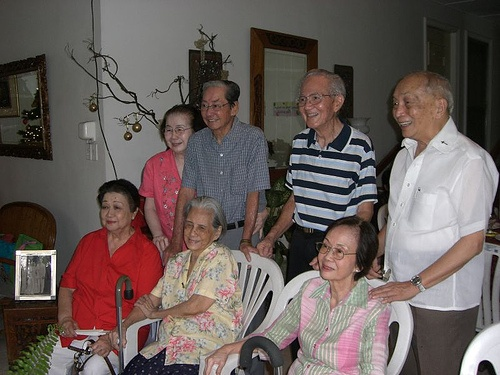
#> input picture dlib-19.6/examples/faces/2007_007763.jpg, 500 x 375 px
$ python -i gesture_tracker.py   (imports and definitions only)
#> lines starting #> are read from the running program, lines starting #| are printed output that depends on the picture
# import necessary packages
import cv2
import numpy as np
import mediapipe as mp
import os
import platform
from tkinter import filedialog as fd
import tkinter as tk
import time
import math
import matplotlib.cm
import mediapipe.python.solutions.face_mesh_connections as mp_eyes
import matplotlib.pyplot as plt
# from realtime_usage import realtime_usage
# initialize mediapipe
class gesture_tracker:
    def __init__(self, eye : bool = True, face : bool = True, hand : bool = True, pose : bool = True, eye_confidence : float = 0.7, face_confidence : float = 0.7, hand_confidence : float = 0.7, pose_confidence : float  = 0.7, number_of_hands : int = 2):
        self.fourcc = cv2.VideoWriter_fourcc(*'mp4v')
        self.optimal_y = 80

        self.eye = eye
        self.hand = hand
        self.face = face
        self.pose = pose
        self.eye = eye
        self.eye_confidence = self.eye
        self.face_confidence = face_confidence
        self.hand_confidence = hand_confidence
        self.pose_confidence = pose_confidence
        self.hand_quantity = number_of_hands
        self.mediapipe_drawing = mp.solutions.drawing_utils
        self.mediapipe_drawing_styles = mp.solutions.drawing_styles

        self.super_resolution2 = cv2.dnn_superres.DnnSuperResImpl_create()
        self.super_resolution3 = cv2.dnn_superres.DnnSuperResImpl_create()
        self.super_resolution4 = cv2.dnn_superres.DnnSuperResImpl_create()

        self.super_resolution2.readModel("model/upscaling/ESPCN_x2.pb")
        self.super_resolution2.setModel("espcn",2)

        self.super_resolution3.readModel("model/upscaling/ESPCN_x3.pb")
        self.super_resolution3.setModel("espcn",3)

        self.super_resolution4.readModel("model/upscaling/ESPCN_x3.pb")
        self.super_resolution4.setModel("espcn",4)
        if hand and pose and face:
            self.holistic_solution= mp.solutions.holistic
            self.holistic_model = self.holistic_solution.Holistic(static_image_mode=False,model_complexity=2,
                                                                    enable_segmentation=True,
                                                                    refine_face_landmarks=True,
                                                                    min_tracking_confidence=max(hand_confidence,face_confidence, pose_confidence),
                                                                    min_detection_confidence=max(hand_confidence,face_confidence, pose_confidence))
        else:
            if hand:#intialize the hand gesture tracker
                self.hand_solution = mp.solutions.hands
                self.hand_model = mp.solutions.hands.Hands(static_image_mode = False,
                                                            max_num_hands = self.hand_quantity,
                                                            min_detection_confidence = hand_confidence,
                                                            min_tracking_confidence = hand_confidence)
            if pose:
                self.pose_solution = mp.solutions.pose
                self.pose_model = self.pose_solution.Pose(static_image_mode = False,
                                                        model_complexity = 2,
                                                        enable_segmentation = True,
                                                        min_detection_confidence = pose_confidence,
                                                        min_tracking_confidence = pose_confidence)
            if face:
                self.face_solution = mp.solutions.face_mesh
                self.face_model = mp.solutions.face_mesh.FaceMesh(static_image_mode=False,
                                                                    max_num_faces=1,
                                                                    refine_landmarks=True,
                                                                    min_detection_confidence = face_confidence,
                                                                    min_tracking_confidence = face_confidence) #static_image_mode might need to change


    # [141 lines left out: functions camera_selector, file_selector, _normalized_to_pixel_coordinates, draw_points, eyes, not called in this run]
        # [18 lines of commented-out code are left out]
    def draw_holistic(self, frame, results):
        if results.face_landmarks is not None:
            self.eyes(frame, results.face_landmarks)

    # [134 lines left out: functions draw_pose, draw_face, draw_hand, per_frame_analysis, realtime_analysis, not called in this run]


    def frame_by_frame_check(self, frame,landmarks, bool):
        return frame


    # [51 lines left out: functions video_analysis, extract_landmarks, not called in this run]
# [1 line that did not run here, left out]
# [1 line not run here, left out]

>>> import cv2
>>> picture = cv2.imread('../dlib-19.6/examples/faces/2007_007763.jpg', cv2.IMREAD_GRAYSCALE)
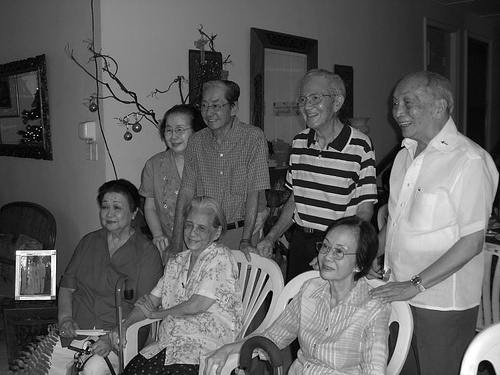
#> picture: shape (375, 500); min 0, max 255, mean 96.2
>>> result = gesture_tracker().per_frame_analysis(picture)
#> (the run stopped early here; a loop or call above may not have finished)

$ run again, on dlib-19.6/examples/faces/2008_001009.jpg
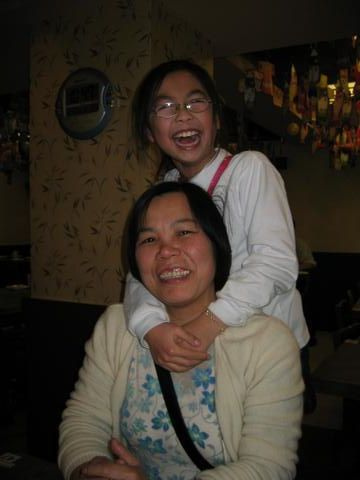
#> input picture dlib-19.6/examples/faces/2008_001009.jpg, 360 x 480 px
#> `picture = cv2.imread('../dlib-19.6/examples/faces/2007_007763.jpg', cv..`:
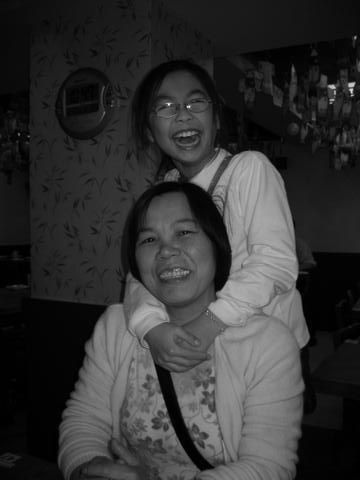
#> picture: shape (480, 360); min 0, max 249, mean 51.1

$ run again, on dlib-19.6/examples/faces/2008_001322.jpg
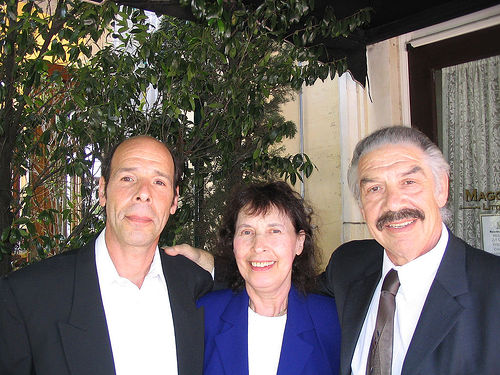
#> input picture dlib-19.6/examples/faces/2008_001322.jpg, 500 x 375 px
#> `picture = cv2.imread('../dlib-19.6/examples/faces/2007_007763.jpg', cv..`:
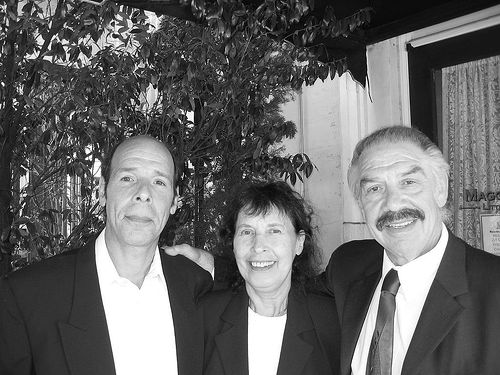
#> picture: shape (375, 500); min 0, max 255, mean 103.7

$ run again, on dlib-19.6/examples/faces/2008_002079.jpg
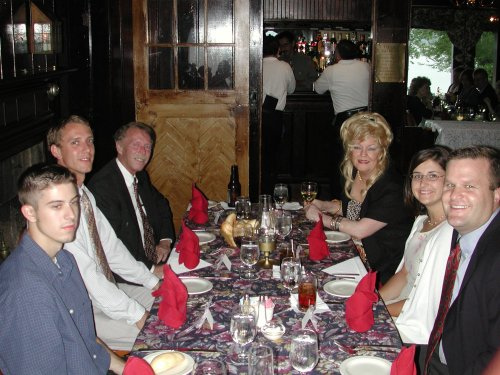
#> input picture dlib-19.6/examples/faces/2008_002079.jpg, 500 x 375 px
#> `picture = cv2.imread('../dlib-19.6/examples/faces/2007_007763.jpg', cv..`:
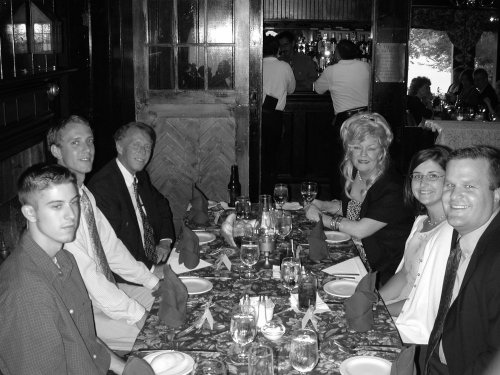
#> picture: shape (375, 500); min 0, max 255, mean 85.3
